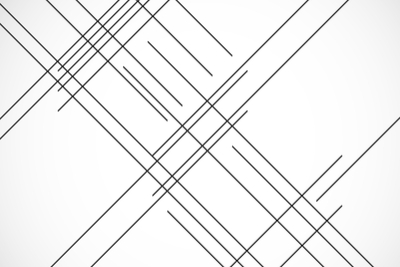
#> input picture Lines.jpg, 400 x 267 px
$ python '17_Line Detection using Hough & Probabilistic Hough Lines.py'
#> lines starting #> are read from the running program, lines starting #| are printed output that depends on the picture; after the words box and inside, x2 and y2 are one past the last pixel; in counts of white or black regions, pixels touching at a corner belong together
# ## Line Detection
#

# Import necessary libraries
import cv2
import numpy as np

#Load input image
imagedata_original = cv2.imread('Lines.jpg')
#> imagedata_original is the input picture: shape (267, 400, 3); min 7, max 255, mean 241

# Perform Grayscaling and Canny Edge Detection
grayscale_img = cv2.cvtColor(imagedata_original, cv2.COLOR_BGR2GRAY)
canny_edges = cv2.Canny(grayscale_img, 100, 170, apertureSize = 3)
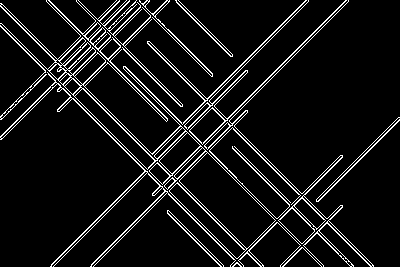
#> canny_edges: shape (267, 400); 7.8% white in thin lines or dots

# Display Canny Edges
cv2.imshow("Canny Edges", canny_edges)
cv2.waitKey(0)

# Houghlines function to detect lines
line_info = cv2.HoughLines(canny_edges, 1, np.pi/180, 200)
#> line_info = [[4, 2.36], [18, 2.36], [-74, 2.36], [223, 0.785], [216, 0.785], [1, 2.36], [-76, 2.36], [16, 2.36], [-41, 2.36], [-39, 2.36]]

# Iterate through each line and convert it to cv.lines required format i.e. get desired end points
for line in line_info:
    rho, theta = line[0]
    a = np.cos(theta)
    b = np.sin(theta)
    x0 = a * rho
    y0 = b * rho
    x1 = int(x0 + 1000 * (-b))
    y1 = int(y0 + 1000 * (a))
    x2 = int(x0 - 1000 * (-b))
    y2 = int(y0 - 1000 * (a))
    cv2.line(imagedata_original, (x1, y1), (x2, y2), (0, 0, 255), 2)
#> this loop made 10 passes
#> (rho, theta, a, x0, y0, x1, y1, x2) on passes 1 to 10: (4, 2.36, -0.707, -2.83, 2.83, -709, -704, 704), (18, 2.36, -0.707, -12.73, 12.73, -719, -694, 694), (-74, 2.36, -0.707, 52.33, -52.33, -654, -759, 759), (223, 0.785, 0.707, 157.7, 157.7, -549, 864, 864), (216, 0.785, 0.707, 152.7, 152.7, -554, 859, 859), (1, 2.36, -0.707, -0.707, 0.707, -707, -706, 706), (-76, 2.36, -0.707, 53.74, -53.74, -653, -760, 760), (16, 2.36, -0.707, -11.31, 11.31, -718, -695, 695), (-41, 2.36, -0.707, 28.99, -28.99, -678, -736, 736), (-39, 2.36, -0.707, 27.58, -27.58, -679, -734, 734)
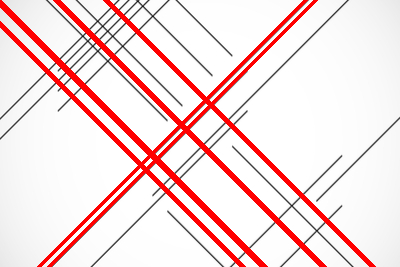
#> imagedata_original: shape (267, 400, 3); 9.92% of pixels changed, all inside (x1, y1, x2, y2) = (0, 0, 376, 267)

# Display the image
cv2.imshow('Hough Lines Generated', imagedata_original)
cv2.waitKey(0)
cv2.destroyAllWindows()

# ## Probabilistic Hough Line Detection
#
# cv2.HoughLinesP(input image, 𝜌 accuracy, 𝜃 accuracy, threshold, minimum line length, max line gap)
#


#Import necessary libraries
import cv2
import numpy as np

# Load Input Image
imagedata_original = cv2.imread('Lines.jpg')

# Perform Grayscaling and Canny Edge Detection
grayscale_img = cv2.cvtColor(imagedata_original, cv2.COLOR_BGR2GRAY)
canny_edges = cv2.Canny(grayscale_img, 100, 170, apertureSize = 3)

#Display Canny edges
cv2.imshow("Canny Edges", canny_edges)
cv2.waitKey(0)

# Probabilistic Houghlines function to detect lines
line_info = cv2.HoughLinesP(canny_edges, 1, np.pi / 180, 250, 110, 10)
#> line_info = [[157, 162, 170, 175], [0, 6, 155, 161], [73, 98, 235, 260], [327, 222, 371, 266], [147, 42, 205, 100], [51, 264, 144, 171], [326, 222, 370, 266], [182, 124, 306, 0], [179, 181, 246, 248], [232, 127, 300, 195], [177, 183, 243, 249], [187, 129, 246, 70]]

# Get desired end points
for line in line_info:
    for x1,y1,x2,y2 in line:
        cv2.line(imagedata_original, (x1, y1), (x2, y2),(255, 0, 0), 2)
#> this loop made 12 passes
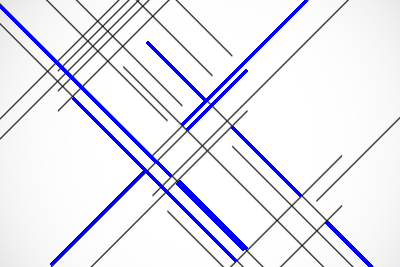
#> imagedata_original: shape (267, 400, 3); 4.29% of pixels changed, all inside (x1, y1, x2, y2) = (0, 0, 373, 267)

# Display the image
cv2.imshow('Probabilistic Hough Lines Generated', imagedata_original)
cv2.waitKey(0)
cv2.destroyAllWindows()
